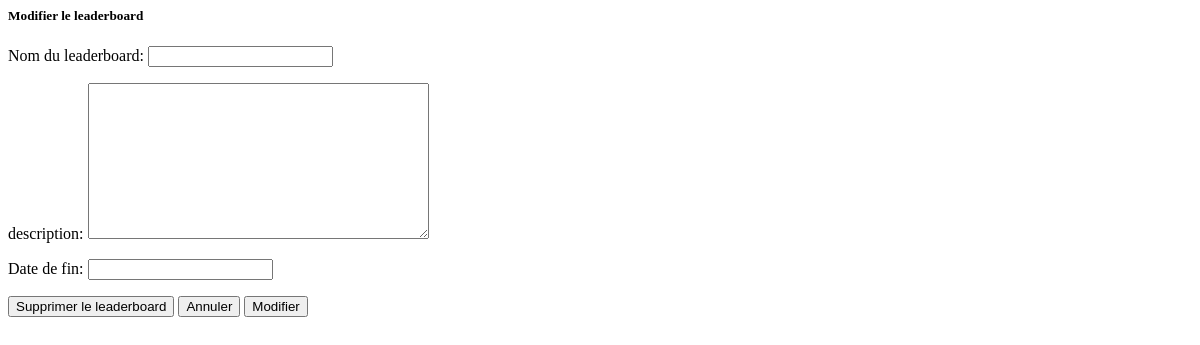
Page /updateBoard/11/ (signed in) on the earlier database version.
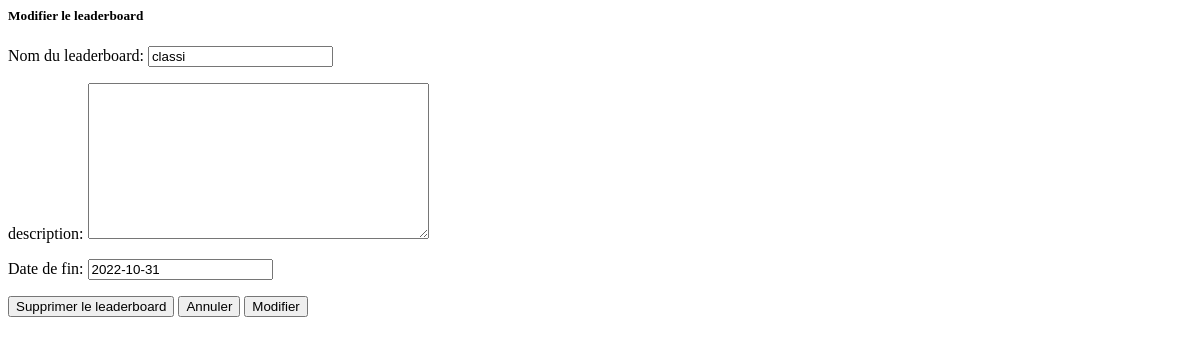
Same page on the later database version.
### boards/models.py (models this page shows)
class Boards(models.Model):
    name=models.CharField(max_length=150,unique=True)
    description = models.TextField(blank=True)
    createdAt = models.DateField(default=datetime.now, blank=True)
    closingDate = models.DateField(blank=True)
    category=models.ForeignKey(Category, on_delete=models.CASCADE)

### gui/views.py (the view)
# urls.py: path("updateBoard/<int:board_id>/",updateBoard,name="updateBoard"),
@login_required
def updateBoard(request,board_id):
	board=getBoard(board_id)
	if request.method == "POST" and request.user.is_staff:
	    form = updateBoardForm(request.POST, instance=board)
	    if form.is_valid():
	        form.save()
	        return HttpResponse(
	            status=204,
	            headers={
	                'HX-Trigger': json.dumps({
	                    "boardChanged": None,
	                    "showMessage": f"{board.name} updated."
	                })
	            }
	        )
	else:
	    form = updateBoardForm(instance=board)
	return render(request, 'GUI/html/updateBoard.html', {'updateBoardForm': form,'board':board})

### boards/forms.py
class updateBoardForm(ModelForm):
    class Meta:
        model=Boards
        fields=("name","description","closingDate")
        labels= {
            "name": "Nom du leaderboard",
            "description": "description",
            "closingDate": "Date de fin",
        }

### gui/views.py (called while the page is built)
def getBoard(board_id):
	try:
		board=Boards.objects.get(id=board_id)
	except:
		board=None
	return board

### templates/gui/HTML/updateBoard.html (shortened to what this page needs)
<form hx-post="{{ request.path }}" class="modal-content">
    <div class="modal-header">
      <h5 class="modal-title">Modifier le leaderboard</h5>
    </div>
    <div class="modal-body">
      {{ updateBoardForm.as_p }}
    </div>
    <div class="modal-footer">
        <button type="button" class="btn btn-danger" hx-post="{% url 'removeBoard' board_id=board.id%}">Supprimer le leaderboard</button>
        <button type="button" data-bs-dismiss="modal" class="btn umons_grey_btn">Annuler</button>
        <button type="submit" class="btn umons_blue_btn">Modifier</button>
    </div>
  </form>

Differences in the rows shown:
added Boards: name "classi", closingDate "2022-10-31"
